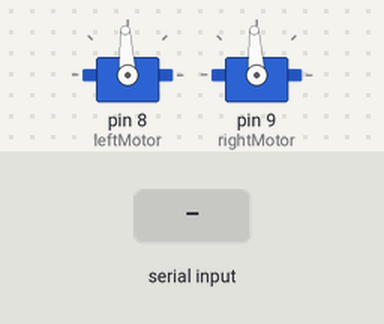
Simulated run of this sketch. Board: Arduino Uno, built with avr-gcc and run on an emulated ATmega328P. Parts: 2 × servo. The test bench sets the inputs (shaded band). What the sketch prints to the serial monitor is not drawn.

Above: at 1.2 s.
1.3 s: "W" received over Serial
At 1.7 s:
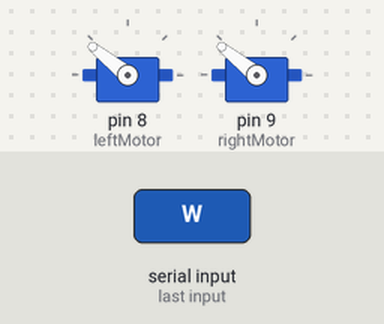
3.3 s: "S" received over Serial
At 3.7 s:
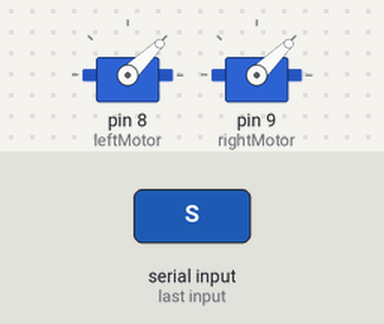
5.3 s: "A" received over Serial
At 5.7 s:
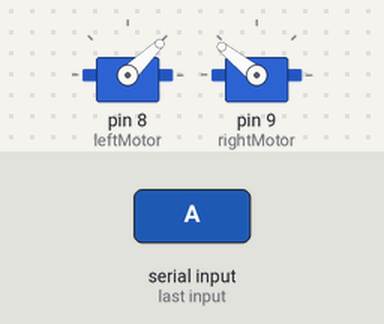
7.3 s: "D" received over Serial
At 7.7 s:
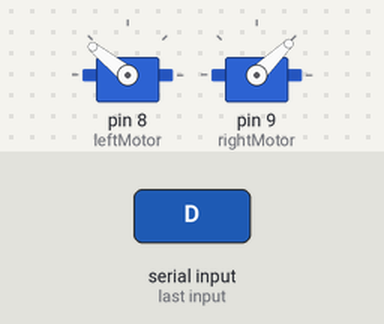
Timing chart, 0 to 10.3 s (numbered marks = the images above; inputs shaded):
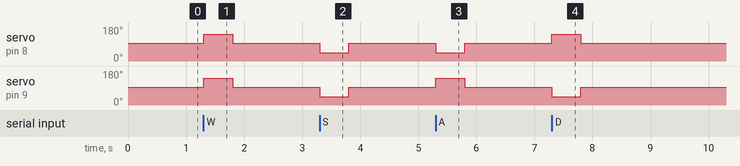

Measured:
- after the input at 1.3 s, servo on pin 8 (leftMotor), servo on pin 9 (rightMotor): 93° → 141° at once, → 93° 0.50 s later
- after the input at 3.3 s, servo on pin 8 (leftMotor), servo on pin 9 (rightMotor): 93° → 44° at once, → 93° 0.50 s later
- after the input at 5.3 s, servo on pin 8 (leftMotor): 93° → 44° at once, → 93° 0.50 s later; servo on pin 9 (rightMotor): 93° → 141° at once, → 93° 0.50 s later
- after the input at 7.3 s, servo on pin 8 (leftMotor): 93° → 141° at once, → 93° 0.50 s later; servo on pin 9 (rightMotor): 93° → 44° at once, → 93° 0.50 s later

The sketch:

wheelsv2.ino
```cpp
/*
 * PS_RCS_PROJECT - Motor Controller Firmware with Safety Timeout
 * File: arduino/wheels.ino
 * Description: Drives two ESCs on pins 8 & 9 using Servo library.
 *              Accepts W/A/S/D/X commands via Serial at 9600 baud.
 *              Motors stop automatically if no command received for SAFETY_TIMEOUT_MS.
 */

#include <Servo.h>

Servo leftMotor;   // left ESC on pin 8
Servo rightMotor;  // right ESC on pin 9

// Pulse widths in microseconds (adjust for your ESCs)
#define STOP_PULSE  1500
#define FWD_PULSE   2000
#define REV_PULSE   1000

// Safety timeout: stop motors if no command received for this many milliseconds
#define SAFETY_TIMEOUT_MS 500

unsigned long lastCommandTime = 0;

void setup() {
  Serial.begin(9600);
  leftMotor.attach(8);
  rightMotor.attach(9);
  stopMotors();
  lastCommandTime = millis();
  Serial.println("READY");
}

void loop() {
  // Check for timeout
  if (millis() - lastCommandTime > SAFETY_TIMEOUT_MS) {
    stopMotors();
  }

  if (Serial.available() > 0) {
    char cmd = toupper(Serial.read());
    lastCommandTime = millis();  // reset timeout

    switch (cmd) {
      case 'W': moveForward();  break;
      case 'S': moveBackward(); break;
      case 'A': turnLeft();     break;
      case 'D': turnRight();    break;
      case 'X': stopMotors();   break;
      // unknown chars ignored
    }
  }
}

void moveForward() {
  leftMotor.writeMicroseconds(FWD_PULSE);
  rightMotor.writeMicroseconds(FWD_PULSE);
}

void moveBackward() {
  leftMotor.writeMicroseconds(REV_PULSE);
  rightMotor.writeMicroseconds(REV_PULSE);
}

void turnLeft() {
  leftMotor.writeMicroseconds(REV_PULSE);
  rightMotor.writeMicroseconds(FWD_PULSE);
}

void turnRight() {
  leftMotor.writeMicroseconds(FWD_PULSE);
  rightMotor.writeMicroseconds(REV_PULSE);
}

void stopMotors() {
  leftMotor.writeMicroseconds(STOP_PULSE);
  rightMotor.writeMicroseconds(STOP_PULSE);
}
```
